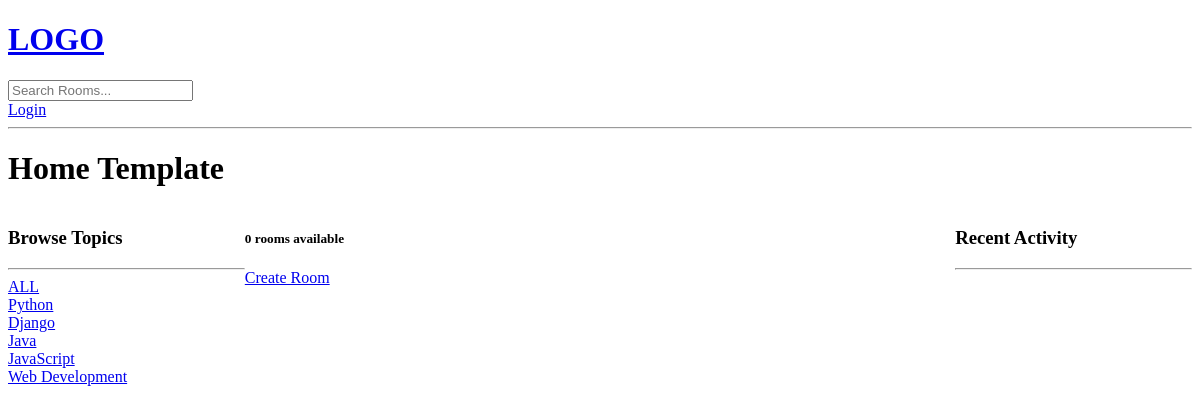
/, run on an earlier commit of the app's database.
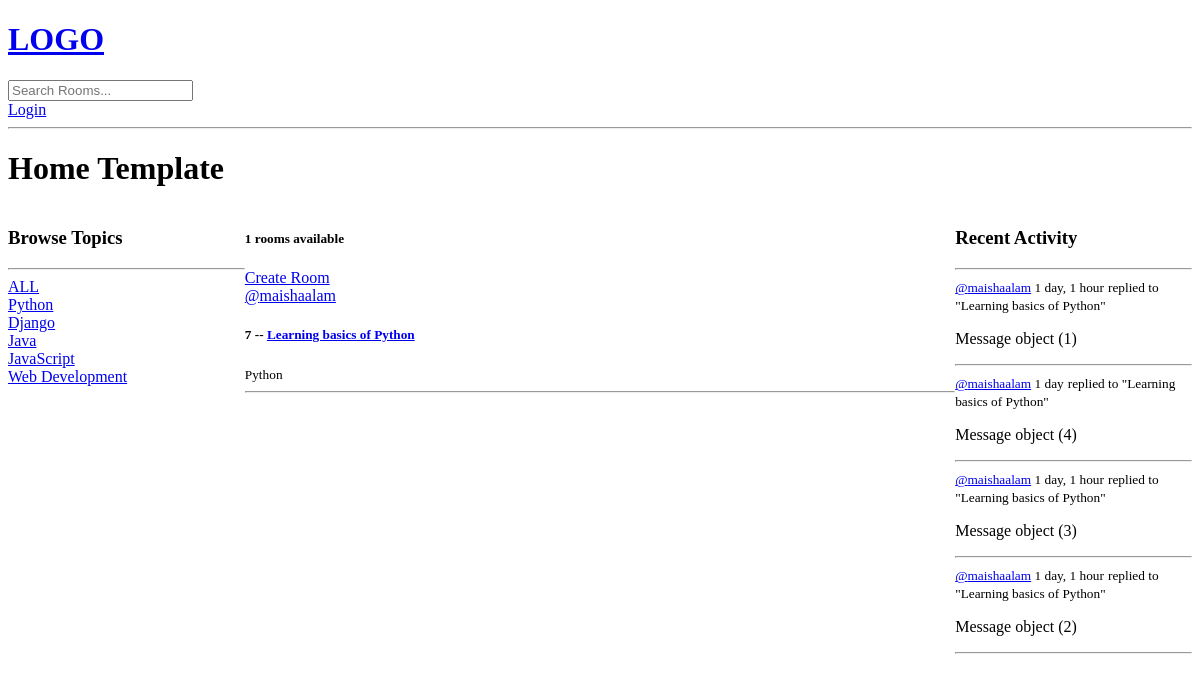
And on a later commit of the database.
### base/models.py (models this page shows, shortened)
class Topic(models.Model):
    name= models.TextField(max_length=200)

class Room(models.Model):
    host= models.ForeignKey(User, on_delete=models.SET_NULL, null=True)
    topic= models.ForeignKey(Topic, on_delete=models.SET_NULL, null=True)
    name= models.TextField(max_length=200)
    description=models.TextField(null=True, blank= True)
    participants= models.ManyToManyField(User, related_name='participants', blank=True)
    updated=models.DateTimeField(auto_now=True)
    created=models.DateTimeField(auto_now_add=True)
    class Meta:
         ordering=['-updated', '-created']
    def __str__(self):
        return self.name

class Message(models.Model):
        user= models.ForeignKey(User, on_delete=models.CASCADE)
        room= models.ForeignKey(Room, on_delete=models.CASCADE)
        body=models.TextField()
        updated=models.DateTimeField(auto_now=True)
        created=models.DateTimeField(auto_now_add=True)
        class Meta:
         ordering=['-updated', '-created']

### base/views.py (the view)
# urls.py: path('', views.home, name="home"),
def home(request):
    q= request.GET.get('q') if request.GET.get('q') != None else ''
    rooms= Room.objects.filter(
        Q(topic__name__icontains=q) |
        Q(name__icontains=q) |
        Q(description__icontains=q)
        )
    topics = Topic.objects.all()
    room_count =rooms.count()
    room_messages=Message.objects.filter(Q(room__topic__name__icontains=q))
    context={'rooms': rooms, 'topics': topics, 'room_count':room_count, 'room_messages':room_messages}
    return render(request,'base/home.html', context)

### base/templates/base/home.html (shortened to what this page needs)
{% extends 'main.html' %}
{% block content %}
<h1>Home Template</h1>
<div class="home-container">
    <div>
        {% include 'base/topics_component.html' %}
    </div>
    <div>
        <h5>{{room_count}} rooms available</h5>
        <a href="{% url 'create-room' %}">Create Room</a>
        {% include 'base/feed_component.html' %}
    </div>
    <div>
        {% include 'base/activity_component.html' %}
    </div>
</div>
{% endblock content %}

### base/templates/base/topics_component.html
<h3>Browse Topics</h3>
        <hr>
        <div>
            <a href="{% url 'home' %}">ALL</a>
        </div>
        {% for topic in topics %}
        <div>
            <a href="{% url 'home' %}?q={{topic.name}}">{{topic.name}}</a>
        </div>
        {% endfor %}

### base/templates/base/feed_component.html (shortened to what this page needs)
{% for room in rooms %}
            <div>
                <a href="{% url 'user-profile' room.host.id %}">@{{room.host.username}}</a>
                <h5>{{room.id}} -- <a href="{% url 'room' room.id%}">{{room.name}}</a></h5>
                <small>{{room.topic.name}}</small>
                <hr>
            </div>
            {% endfor %}

### base/templates/base/activity_component.html (shortened to what this page needs)
<h3>Recent Activity</h3>
        <hr>
        {% for message in room_messages %}
        <div>
            <small><a href="{% url 'user-profile' message.user.id %}">@{{message.user}}</a> {{message.created|timesince}}</small>
            <small>replied to "{{message.room}}"</small>
            <p>{{message}}</p>
            <hr>
        </div>
        {% endfor %}

What changed in the data, as far as the page shows it:
added Room: host.username "maishaalam", id "7", name "Learning basics of Python", topic.name "Python"
added Message: user "maishaalam", created "1 day, 1 hour", room "Learning basics of Python", id "Message object (1)"
added Message: user "maishaalam", created "1 day", room "Learning basics of Python", id "Message object (4)"
added Message: user "maishaalam", created "1 day, 1 hour", room "Learning basics of Python", id "Message object (3)"
added Message: user "maishaalam", created "1 day, 1 hour", room "Learning basics of Python", id "Message object (2)"
Also different on the page:
{{ room_count }}: "0" → "1"
